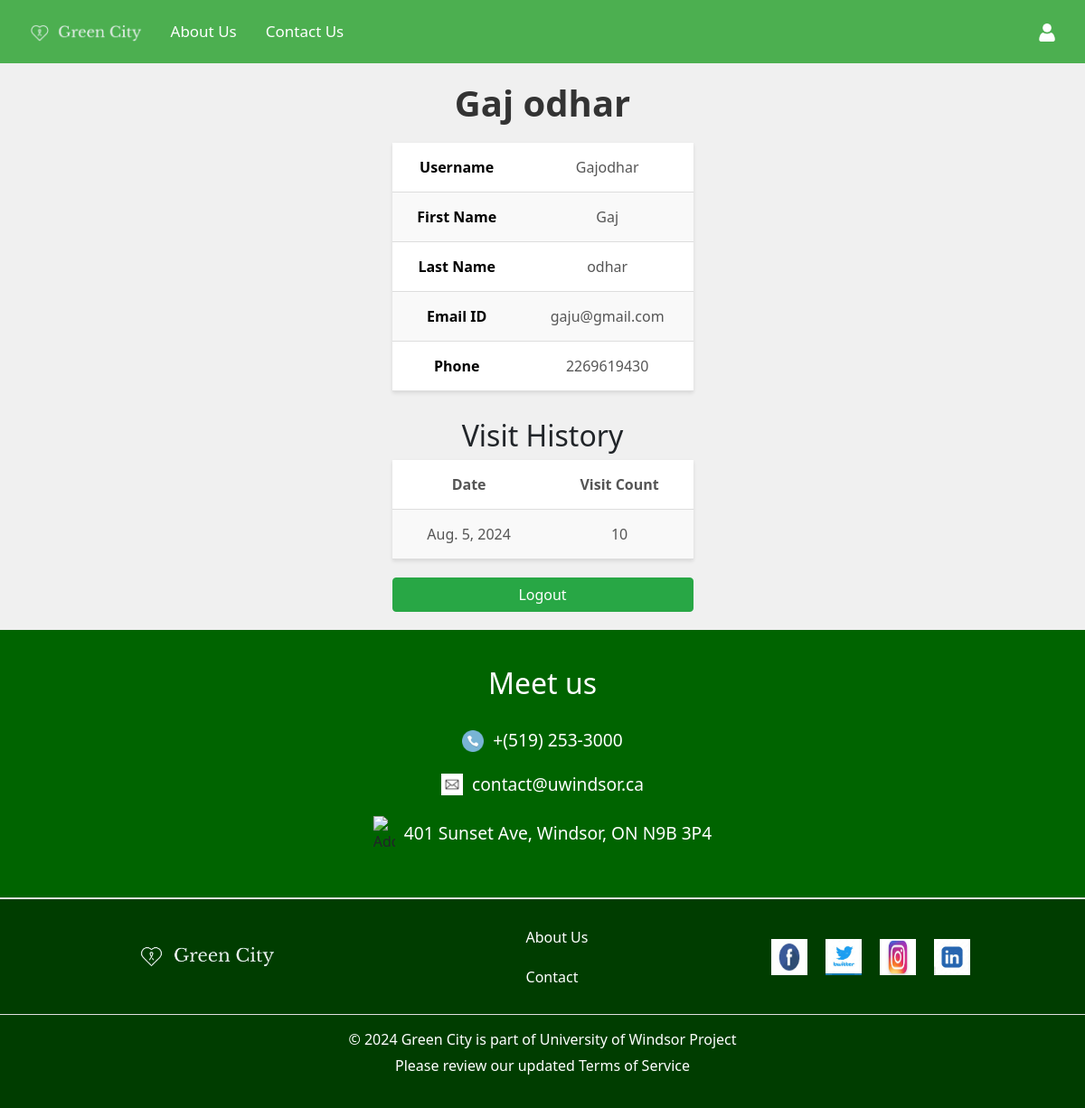
Page /user_profile/ (signed in) on the earlier database version.
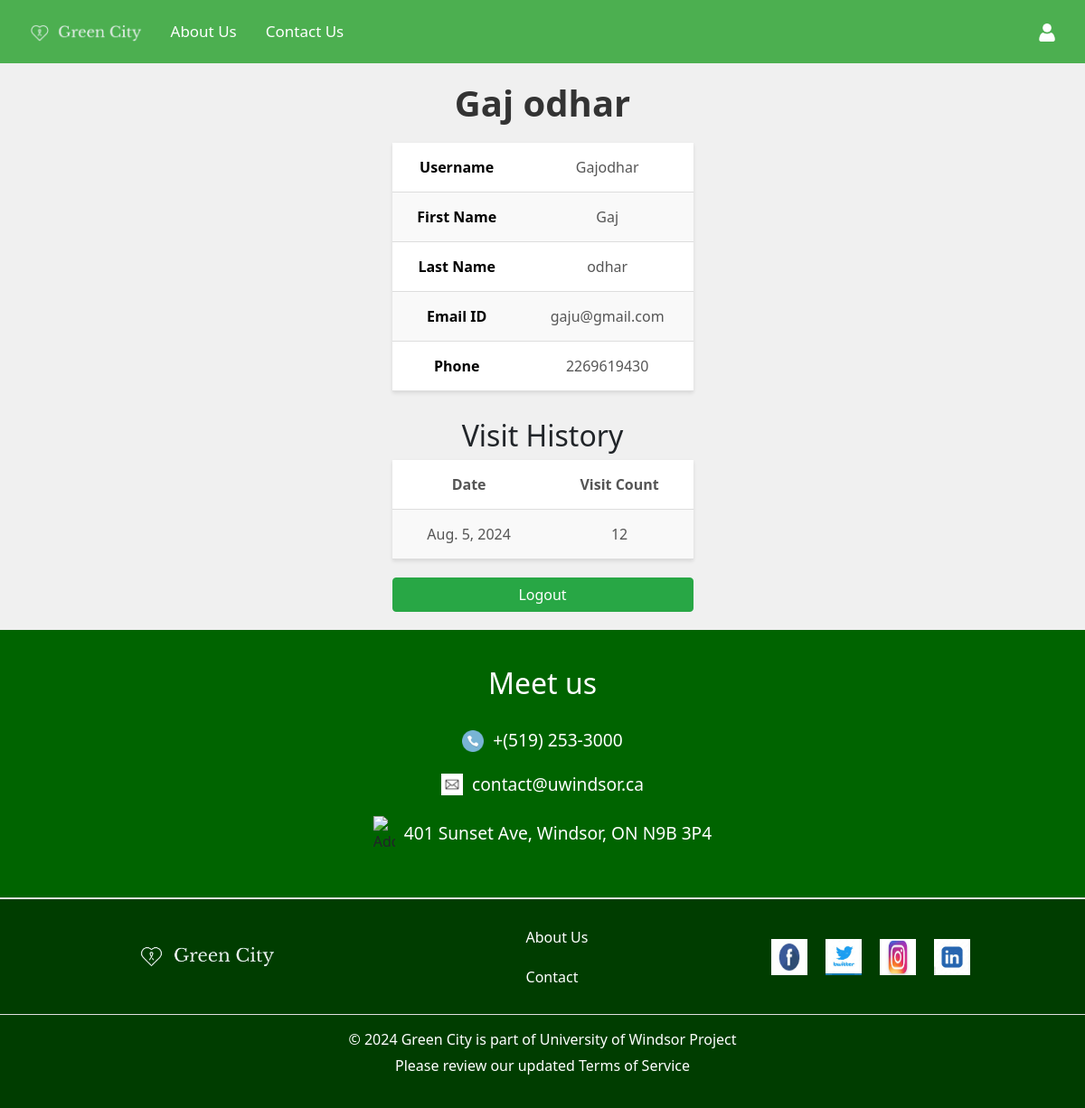
Same page on the later database version.
### myapp/models.py (models this page shows, shortened)
class UserHistory(models.Model):
    user = models.ForeignKey(CustomUser, on_delete=models.CASCADE)
    visits = models.PositiveIntegerField(default=0)
    visit_date = models.DateField(null=True)

### myapp/views.py (the view)
# urls.py: path('user_profile/', views.user_profile, name='user_profile'),
@login_required
def user_profile(request):
    user = request.user
    visit_records = UserHistory.objects.filter(user=user).order_by('-visit_date')
    return render(request, 'user_profile/user_profile.html', {'user': user, 'visit_records': visit_records})

### myapp/templates/user_profile/user_profile.html (shortened to what this page needs)
{% extends 'base.html' %}
{% load static %}
{% block content %}
<!DOCTYPE html>
<html lang="en">
<head>
    <link href="https://stackpath.bootstrapcdn.com/bootstrap/4.5.2/css/bootstrap.min.css" rel="stylesheet">
    <link rel="stylesheet" href="{% static 'user_profile/user_profile.css' %}">
</head>
<body>
    <div class="container">
        <div class="profile-container">
            <h1><strong>{{ user.first_name }} {{ user.last_name }}</strong></h1>
            <table>
                <tr>
                    <td><strong>Username</strong></td>
                    <td>{{ user.username }}</td>
                </tr>
                <tr>
                    <td><strong>First Name</strong></td>
                    <td>{{ user.first_name }}</td>
                </tr>
                <tr>
                    <td><strong>Last Name</strong></td>
                    <td>{{ user.last_name }}</td>
                </tr>
                <tr>
                    <td><strong>Email ID</strong></td>
                    <td>{{ user.email }}</td>
                </tr>
                <tr>
                    <td><strong>Phone</strong></td>
                    <td>{{ user.phone }}</td>
                </tr>
            </table>
            <h2 class="visit-history-title">Visit History</h2>
            <table class="visit-history-table">
                <tr>
                    <th>Date</th>
                    <th>Visit Count</th>
                </tr>
                {% for record in visit_records %}
                <tr>
                    <td>{{ record.visit_date }}</td>
                    <td>{{ record.visits }}</td>
                </tr>
                {% endfor %}
            </table>
            <form method="post" action="{% url 'logout' %}">
                <div class="logout-button">
                    <button type="submit" class="btn btn-success">Logout</button>
                </div>
            </form>
        </div>
    </div>
{% endblock %}

Differences in the rows shown:
changed UserHistory: visits "10" → "12"
